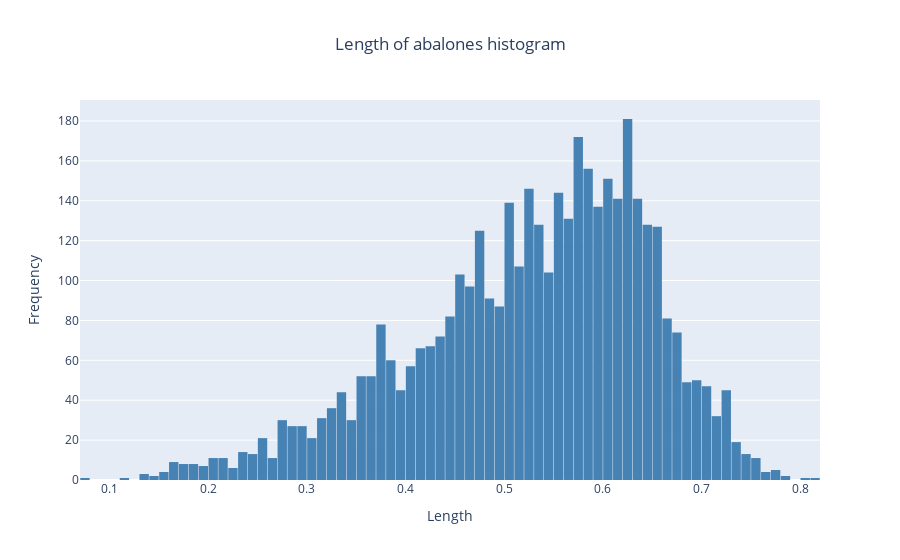

The cell this chart's notebook holds for it:
### Code cell
data = [go.Histogram(x=df['length'],
                        xbins=dict(start=0, end=1, size=0.01),
                        marker=dict(color='steelblue'))]
layout = go.Layout(title='Length of abalones histogram', 
                   title_x=0.5,
                   xaxis=dict(title='Length'),
                   yaxis=dict(title='Frequency'),
                   bargap=0.05)
fig = go.Figure(data=data, layout=layout)
pyo.plot(fig)
fig.show()

### Figure 1 — Plotly figure (JSON) as saved in the notebook; plotly's stock layout.template omitted (floating-point values rounded to 4 significant figures; data arrays with more than 128 entries replaced by an {"elided": "..."} marker saying what was removed)
{"data": [{"marker": {"color": "steelblue"}, "type": "histogram", "x": {"elided": "4177 float values"}, "xbins": {"end": 1, "size": 0.01, "start": 0}}], "layout": {"bargap": 0.05, "title": {"text": "Length of abalones histogram", "x": 0.5}, "xaxis": {"title": {"text": "Length"}}, "yaxis": {"title": {"text": "Frequency"}}}}
